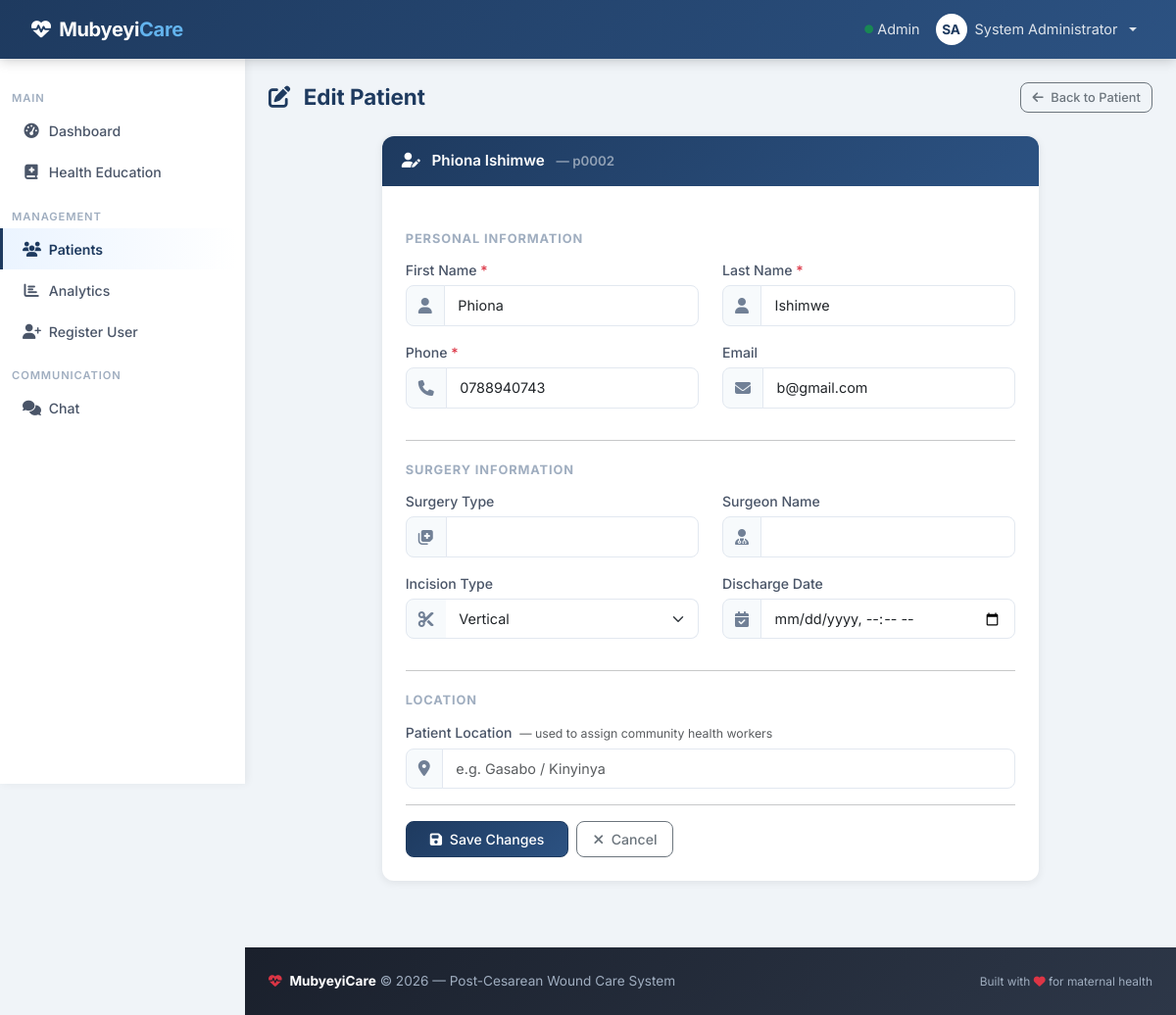
/patients/4/edit (signed in), run on an earlier commit of the app's database.
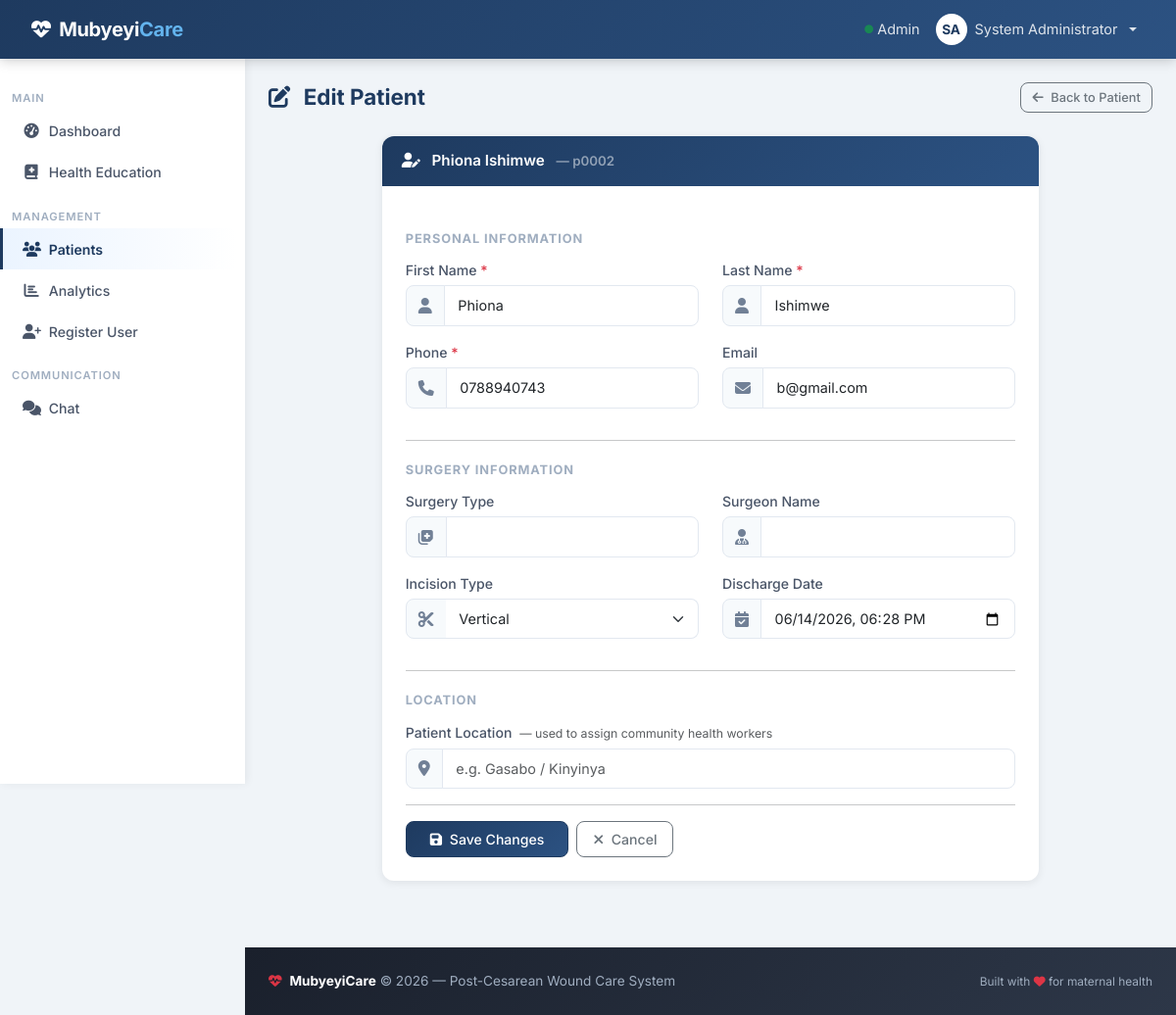
And on a later commit of the database.
### models.py (models this page shows, shortened)
class Patient(db.Model):
    id = db.Column(db.Integer, primary_key=True)
    mrn = db.Column(db.String(50), unique=True, nullable=False)  # Medical Record Number
    first_name = db.Column(db.String(100), nullable=False)
    last_name = db.Column(db.String(100), nullable=False)
    date_of_birth = db.Column(db.Date, nullable=False)
    gender = db.Column(db.String(10), nullable=False)
    phone = db.Column(db.String(20), nullable=False)
    email = db.Column(db.String(120))
    surgery_date = db.Column(db.Date, nullable=False)
    surgery_type = db.Column(db.String(100))  # e.g., "Primary Cesarean", "VBAC attempt"
    surgeon_name = db.Column(db.String(100))
    incision_type = db.Column(db.String(50))  # e.g., "Pfannenstiel", "Classical"
    location = db.Column(db.String(200))   # e.g. "Gasabo/Kinyinya"
    primary_doctor_id = db.Column(db.Integer, db.ForeignKey('user.id'), nullable=False)
    user_id = db.Column(db.Integer, db.ForeignKey('user.id'))
    admission_date = db.Column(db.DateTime, default=datetime.utcnow)
    discharge_date = db.Column(db.DateTime)
    expected_follow_up_end_date = db.Column(db.Date)
    is_active = db.Column(db.Boolean, default=True)
    created_at = db.Column(db.DateTime, default=datetime.utcnow)
    updated_at = db.Column(db.DateTime, default=datetime.utcnow, onupdate=datetime.utcnow)
    follow_ups = db.relationship('FollowUp', backref='patient', lazy='dynamic', cascade='all, delete-orphan')
    wound_assessments = db.relationship('WoundAssessment', backref='patient', lazy='dynamic', cascade='all, delete-orphan')
    medications = db.relationship('MedicationLog', backref='patient', lazy='dynamic', cascade='all, delete-orphan')
    messages = db.relationship('Message', backref='patient', lazy='dynamic', cascade='all, delete-orphan')
    user = db.relationship('User', backref='patient_profile', foreign_keys=[user_id], uselist=False)
    def get_full_name(self):
        return f"{self.first_name} {self.last_name}"

### routes/patients.py (the view, shortened to what this page needs)
@patients_bp.route('/<int:patient_id>/edit', methods=['GET', 'POST'])
@login_required
@doctor_nurse_required
def edit_patient(patient_id):
    patient = Patient.query.get_or_404(patient_id)
    if current_user.role == UserRole.ADMIN:
        pass
    elif current_user.role == UserRole.CHW:
        if not current_user.location or patient.location != current_user.location:
            flash('You do not have permission to edit this patient.', 'error')
            return redirect(url_for('dashboard.index'))
    elif patient.primary_doctor_id != current_user.id:
        flash('You do not have permission to edit this patient.', 'error')
        return redirect(url_for('dashboard.index'))
    return render_template('patients/edit.html', patient=patient)

### models.py (called while the page is built)
    def get_full_name(self):
        return f"{self.first_name} {self.last_name}"

### routes/auth.py (called while the page is built)
def doctor_nurse_required(f):
    @wraps(f)
    def decorated_function(*args, **kwargs):
        if not current_user.is_authenticated or current_user.role not in [UserRole.DOCTOR, UserRole.NURSE, UserRole.CHW, UserRole.ADMIN]:
            flash('Healthcare provider access required.', 'error')
            return redirect(url_for('dashboard.index'))
        return f(*args, **kwargs)
    return decorated_function

### templates/patients/edit.html (shortened to what the changed rows need)
{% extends "base.html" %}
{% block content %}
<div class="page-header" data-aos="fade-down">
    <h2><i class="fas fa-pen-to-square"></i> Edit Patient</h2>
</div>
<div class="row justify-content-center">
    <div class="col-lg-9" data-aos="fade-up">
        <div class="card">
            <div class="card-header bg-primary text-white">
                <i class="fas fa-user-pen me-2"></i> {{ patient.get_full_name() }}
                <small class="text-white-50 ms-2">&mdash; {{ patient.mrn }}</small>
            </div>
            <div class="card-body p-4">
                <form method="POST" action="{{ url_for('patients.edit_patient', patient_id=patient.id) }}">
                    <div class="row">
                        <div class="col-md-6 mb-3">
                            <div class="input-group">
                                <span class="input-group-text"><i class="fas fa-user"></i></span>
                                <input type="text" class="form-control" id="first_name" name="first_name"
                                       value="{{ patient.first_name }}" required>
                            </div>
                        </div>
                        <div class="col-md-6 mb-3">
                            <div class="input-group">
                                <span class="input-group-text"><i class="fas fa-user"></i></span>
                                <input type="text" class="form-control" id="last_name" name="last_name"
                                       value="{{ patient.last_name }}" required>
                            </div>
                        </div>
                    </div>
                    <div class="row">
                        <div class="col-md-6 mb-3">
                            <div class="input-group">
                                <span class="input-group-text"><i class="fas fa-phone"></i></span>
                                <input type="tel" class="form-control" id="phone" name="phone"
                                       value="{{ patient.phone }}" required>
                            </div>
                        </div>
                        <div class="col-md-6 mb-3">
                            <div class="input-group">
                                <span class="input-group-text"><i class="fas fa-envelope"></i></span>
                                <input type="email" class="form-control" id="email" name="email"
                                       value="{{ patient.email or '' }}">
                            </div>
                        </div>
                    </div>
                    <div class="row">
                        <div class="col-md-6 mb-3">
                            <div class="input-group">
                                <span class="input-group-text"><i class="fas fa-cut"></i></span>
                                <select class="form-select" id="incision_type" name="incision_type" style="border-left:none;">
                                    <option value="Vertical"     {% if patient.incision_type == 'Vertical'     %}selected{% endif %}>Vertical</option>
                                </select>
                            </div>
                        </div>
                        <div class="col-md-6 mb-3">
                            <div class="input-group">
                                <span class="input-group-text"><i class="fas fa-calendar-check"></i></span>
                                <input type="datetime-local" class="form-control" id="discharge_date" name="discharge_date"
                                       value="{% if patient.discharge_date %}{{ patient.discharge_date.strftime('%Y-%m-%dT%H:%M') }}{% endif %}">
                            </div>
                        </div>
                    </div>
                </form>
            </div>
        </div>
    </div>
</div>
{% endblock %}

What changed in the data, as far as the page shows it:
changed Patient "Phiona Ishimwe": discharge_date (not shown) → "06/14/2026 18:28"
